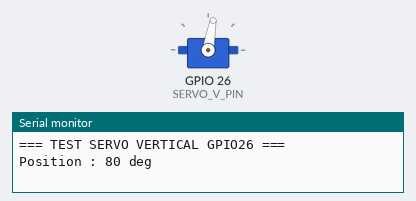
This sketch was run on a simulated ESP32. Parts: servo, the last lines printed to the serial monitor.

Above: at 2.05 s.
At 11.0 s:
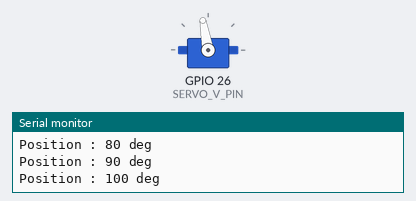
Timing chart, 0 to 13.7 s (numbered marks = the images above):
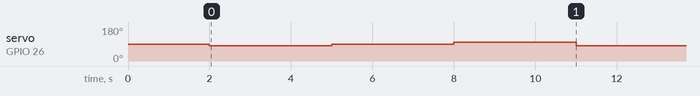

The sketch:

Test_Servo_Vertical.ino
```cpp
#include <ESP32Servo.h>

// ==========================================
// TEST SERVOMOTEUR VERTICAL
// Smart Solar Tracker IoT
// GPIO26
// ==========================================

#define SERVO_V_PIN 26

Servo servoV;

void setup() {

  Serial.begin(115200);

  servoV.setPeriodHertz(50);

  servoV.attach(
    SERVO_V_PIN,
    500,
    2400
  );

  Serial.println("=== TEST SERVO VERTICAL GPIO26 ===");

  servoV.write(90);
  delay(2000);
}

void loop() {

  Serial.println("Position : 80 deg");
  servoV.write(80);
  delay(3000);

  Serial.println("Position : 90 deg");
  servoV.write(90);
  delay(3000);

  Serial.println("Position : 100 deg");
  servoV.write(100);
  delay(3000);
}
```

Measured:
- by itself, servo on GPIO 26 (SERVO_V_PIN): repeats every 9.0 s: 90° 3.0 s, 100° 3.0 s, 80° 3.0 s
